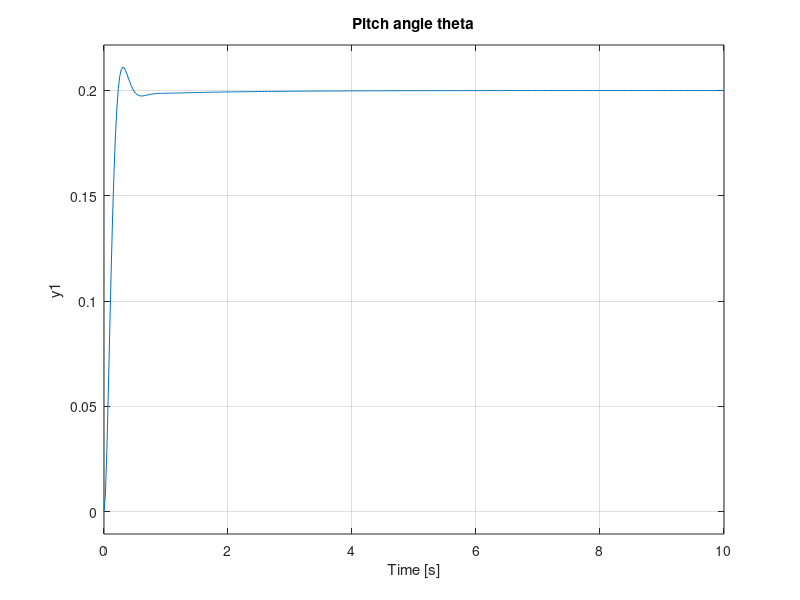

The MATLAB source for this figure:
% state space model
A = [-0.727 345.2118852 0;
     -0.08  -0.745      0;
     0      1           0];
B = [-20.7 ; -23.5 ; 0];
C = [0 0 1];
D = zeros(size(C,1),size(B,2));

% LQR
p = 60;                   % weighting factor
Q = p*(C')*C;             % state-cost weighted matrix
R = 1;                    % the control weighted matrix
[K] = lqr(A,B,Q,R);       % best gains
Nbar = K(3); % precompensator

sys_cl = ss(A-B*K,B*Nbar,C,D);
step(0.2*sys_cl)
title('Pitch angle theta')
xlim([0 10])
